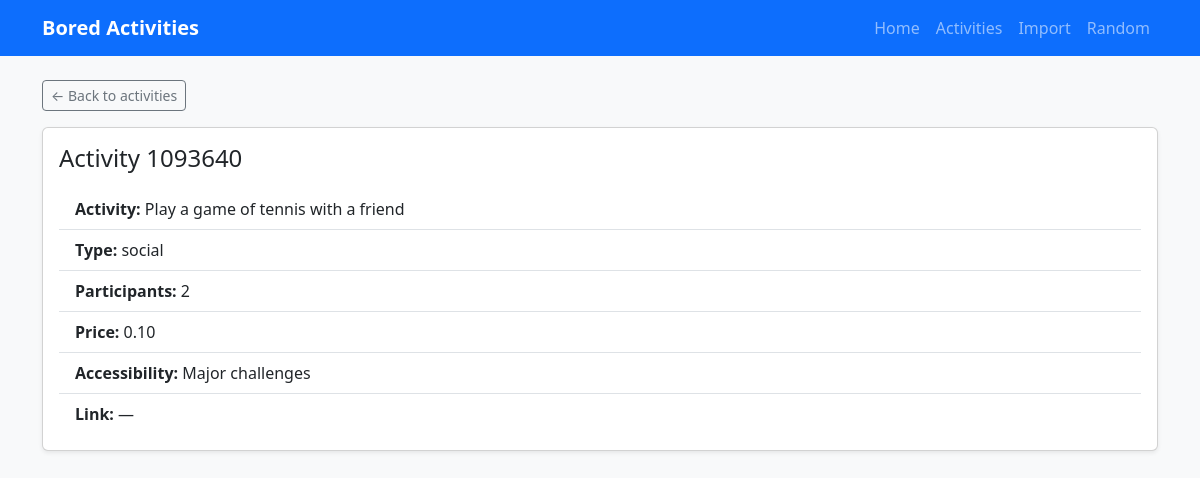
The page /activities/1093640/ on the database its author committed.
### activities/models.py (models this page shows, shortened)
class Activity(models.Model):
    id = models.IntegerField(primary_key=True)
    activity = models.CharField(max_length=255)
    type = models.CharField(max_length=64, choices=ActivityType.choices, db_index=True)
    participants = models.PositiveSmallIntegerField(db_index=True)
    price = models.DecimalField(max_digits=5, decimal_places=2, db_index=True)
    accessibility = models.CharField(max_length=64, db_index=True)
    link = models.URLField(blank=True, null=True)
    class Meta:
        ordering = ["id"]

### activities/views/show_detail_view.py (the view)
class ActivityDetailView(DetailView):
    model = Activity
    template_name = "activities/activity_page.html"
    context_object_name = "activity"

### activities/templates/activities/activity_page.html (shortened to what this page needs)
{% extends "activities/base.html" %}
{% block content %}
<p class="mb-3"><a class="btn btn-outline-secondary btn-sm" href="{% url 'activities_list' %}">← Back to activities</a></p>
<div class="card shadow-sm">
  <div class="card-body">
    <h1 class="h4 mb-3">Activity {{ activity.id }}</h1>
    <ul class="list-group list-group-flush">
      <li class="list-group-item"><strong>Activity:</strong> {{ activity.activity }}</li>
      <li class="list-group-item"><strong>Type:</strong> {{ activity.type }}</li>
      <li class="list-group-item"><strong>Participants:</strong> {{ activity.participants }}</li>
      <li class="list-group-item"><strong>Price:</strong> {{ activity.price }}</li>
      <li class="list-group-item"><strong>Accessibility:</strong> {{ activity.accessibility }}</li>
      <li class="list-group-item">
        <strong>Link:</strong>
        {% if activity.link %}
          <a href="{{ activity.link }}" target="_blank" rel="noopener noreferrer">{{ activity.link }}</a>
        {% else %}
          —
        {% endif %}
      </li>
    </ul>
  </div>
</div>
{% endblock %}

### rows shown on the page
Activity: id "1093640", activity "Play a game of tennis with a friend", type "social", participants "2", price "0.10", accessibility "Major challenges"
